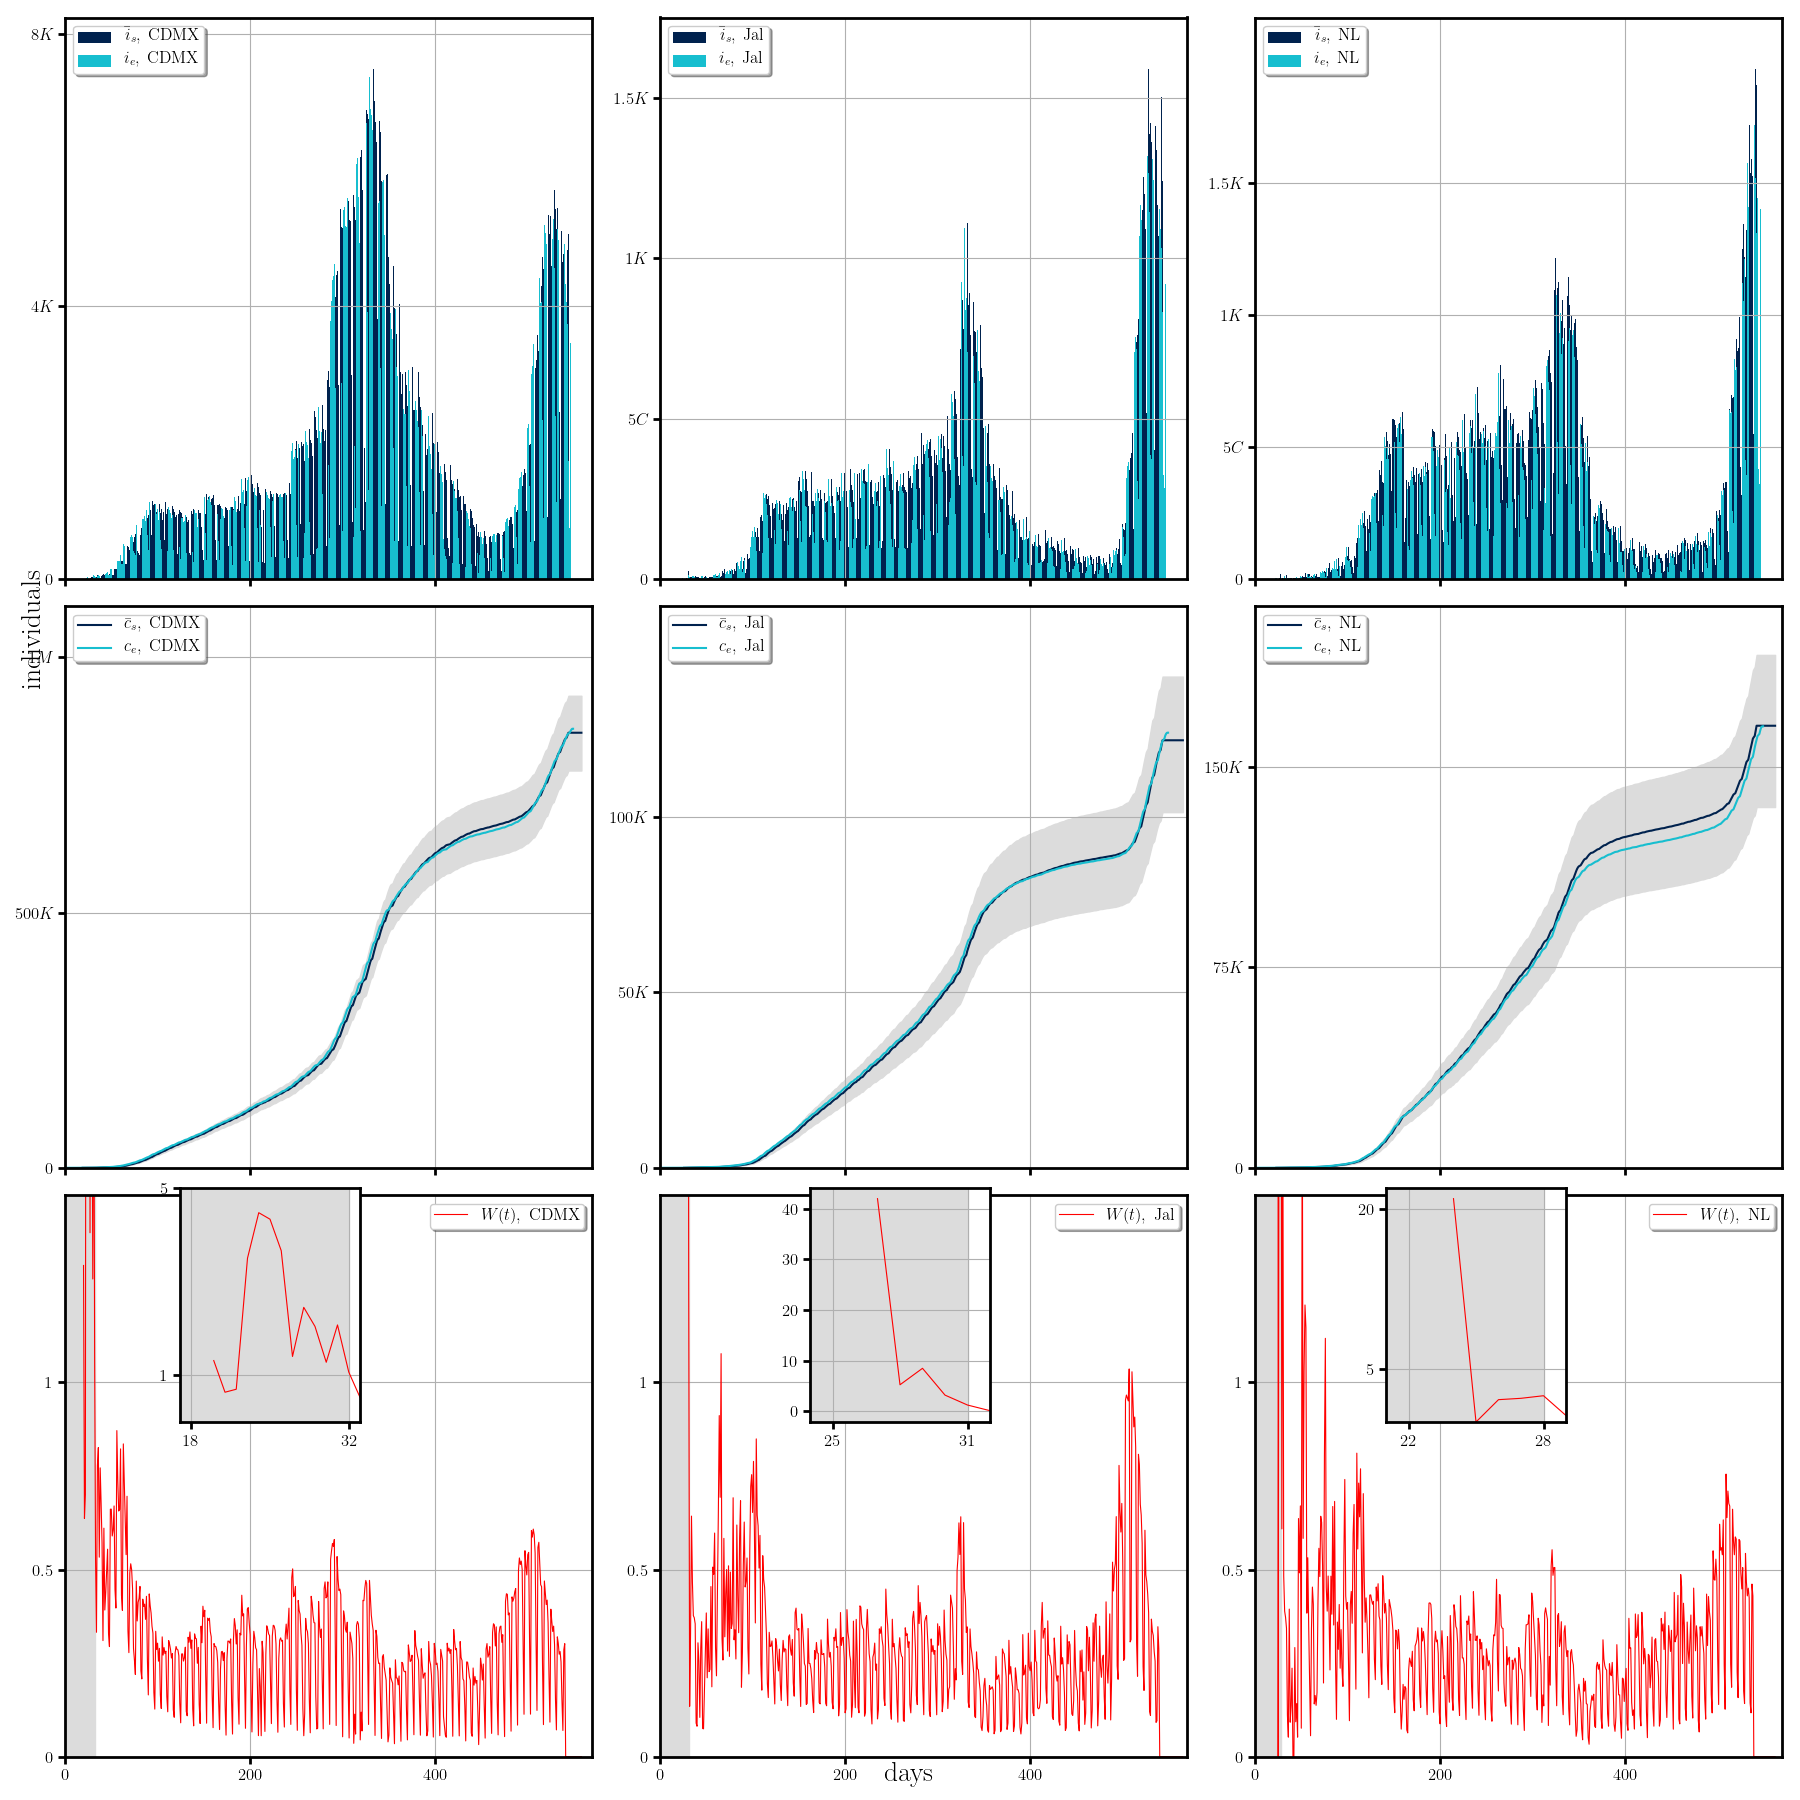

This figure's Python source:
import numpy as np
import matplotlib.pyplot as plt
import pylab
from matplotlib import rc
import matplotlib.colors as mcolors
import matplotlib.cm as cm

cdmx=np.loadtxt('datas20_08_21/cdmx.dat')
jal=np.loadtxt('datas20_08_21/jal.dat')
nl=np.loadtxt('datas20_08_21/nl.dat')

edmx = np.loadtxt('datas20_08_21/edmx.dat')
mich = np.loadtxt('datas20_08_21/mich.dat')
chis = np.loadtxt('datas20_08_21/chis.dat')

camp = np.loadtxt('datas20_08_21/camp.dat')
nay = np.loadtxt('datas20_08_21/nay.dat')
oax = np.loadtxt('datas20_08_21/oax.dat')


cdmxp1=np.loadtxt('datas/cdmx/fort.15') # av incidence cumm max and min
cdmxp2=np.loadtxt('datas/cdmx/fort.16') # R(t)
cdmxp3=np.loadtxt('datas/cdmx/fort.105') #quartils

jalp1=np.loadtxt('datas/jal/fort.15')
jalp2=np.loadtxt('datas/jal/fort.16')
jalp3=np.loadtxt('datas/jal/fort.105')

nlp1=np.loadtxt('datas/nl/fort.15')
nlp2=np.loadtxt('datas/nl/fort.16')
nlp3=np.loadtxt('datas/nl/fort.105')

edmxp1=np.loadtxt('datas/edmx/fort.15') # av incidence cumm max and min
edmxp2=np.loadtxt('datas/edmx/fort.16') # R(t)
edmxp3=np.loadtxt('datas/edmx/fort.105') #quartils

michp1=np.loadtxt('datas/mich/fort.15')
michp2=np.loadtxt('datas/mich/fort.16')
michp3=np.loadtxt('datas/mich/fort.105')

chisp1=np.loadtxt('datas/chis/fort.15')
chisp2=np.loadtxt('datas/chis/fort.16')
chisp3=np.loadtxt('datas/chis/fort.105')


campp1=np.loadtxt('datas/camp/fort.15') # av incidence cumm max and min
campp2=np.loadtxt('datas/camp/fort.16') # R(t)
campp3=np.loadtxt('datas/camp/fort.105') #quartils

nayp1=np.loadtxt('datas/nay/fort.15')
nayp2=np.loadtxt('datas/nay/fort.16')
nayp3=np.loadtxt('datas/nay/fort.105')

oaxp1=np.loadtxt('datas/oax/fort.15')
oaxp2=np.loadtxt('datas/oax/fort.16')
oaxp3=np.loadtxt('datas/oax/fort.105')



shcdmx=18
cdmxtot=len(cdmx[:,0])
cdmxtotp=len(cdmxp1[:,0])
cdmxcum = np.zeros(shape=(cdmxtot,1))
cdmxcump = np.zeros(shape=(cdmxtotp,1))
cdmxcum[0] = cdmx[0,1]
cdmxcump[0] = cdmxp1[0,1]
for j in range(0,cdmxtot-1):
    cdmxcum[j+1] += cdmxcum[j] + cdmx[j+1,1]
for j in range(0,cdmxtotp-1):
    cdmxcump[j+1] += cdmxcump[j] + cdmxp1[j+1,1]


shjal=25
jaltot=len(jal[:,0])
jaltotp=len(jalp1[:,0])
jalcum = np.zeros(shape=(jaltot,1))
jalcump = np.zeros(shape=(jaltotp,1))
jalcum[0] = jal[0,1]
jalcump[0] = jalp1[0,1]
for j in range(0,jaltot-1):
    jalcum[j+1] += jalcum[j] + jal[j+1,1]
for j in range(0,jaltotp-1):
    jalcump[j+1] += jalcump[j] + jalp1[j+1,1]

shnl=22
nltot=len(nl[:,0])
nltotp=len(nlp1[:,0])
nlcum = np.zeros(shape=(nltot,1))
nlcump = np.zeros(shape=(nltotp,1))
nlcum[0] = nl[0,1]
nlcump[0] = nlp1[0,1]
for j in range(0,nltot-1):
    nlcum[j+1] += nlcum[j] + nl[j+1,1]
for j in range(0,nltotp-1):
    nlcump[j+1] += nlcump[j] + nlp1[j+1,1]


shedmx=20
edmxtot=len(edmx[:,0])
edmxtotp=len(edmxp1[:,0])
edmxcum = np.zeros(shape=(edmxtot,1))
edmxcump = np.zeros(shape=(edmxtotp,1))
edmxcum[0] = edmx[0,1]
edmxcump[0] = edmxp1[0,1]
for j in range(0,edmxtot-1):
    edmxcum[j+1] += edmxcum[j] + edmx[j+1,1]
for j in range(0,edmxtotp-1):
    edmxcump[j+1] += edmxcump[j] + edmxp1[j+1,1]

shmich=35
michtot=len(mich[:,0])
michtotp=len(michp1[:,0])
michcum = np.zeros(shape=(michtot,1))
michcump = np.zeros(shape=(michtotp,1))
michcum[0] = mich[0,1]
michcump[0] = michp1[0,1]
for j in range(0,michtot-1):
    michcum[j+1] += michcum[j] + mich[j+1,1]
for j in range(0,michtotp-1):
    michcump[j+1] += michcump[j] + michp1[j+1,1]

shchis=39
chistot=len(chis[:,0])
chistotp=len(chisp1[:,0])
chiscum = np.zeros(shape=(chistot,1))
chiscump = np.zeros(shape=(chistotp,1))
chiscum[0] = chis[0,1]
chiscump[0] = chisp1[0,1]
for j in range(0,chistot-1):
    chiscum[j+1] += chiscum[j] + chis[j+1,1]
for j in range(0,chistotp-1):
    chiscump[j+1] += chiscump[j] + chisp1[j+1,1]


shcamp=48
camptot=len(camp[:,0])
camptotp=len(campp1[:,0])
campcum = np.zeros(shape=(camptot,1))
campcump = np.zeros(shape=(camptotp,1))
campcum[0] = camp[0,1]
campcump[0] = campp1[0,1]
for j in range(0,camptot-1):
    campcum[j+1] += campcum[j] + camp[j+1,1]
for j in range(0,camptotp-1):
    campcump[j+1] += campcump[j] + campp1[j+1,1]

shnay=46
naytot=len(nay[:,0])
naytotp=len(nayp1[:,0])
naycum = np.zeros(shape=(naytot,1))
naycump = np.zeros(shape=(naytotp,1))
naycum[0] = nay[0,1]
naycump[0] = nayp1[0,1]
for j in range(0,naytot-1):
    naycum[j+1] += naycum[j] + nay[j+1,1]
for j in range(0,naytotp-1):
    naycump[j+1] += naycump[j] + nayp1[j+1,1]

shoax=35
oaxtot=len(oax[:,0])
oaxtotp=len(oaxp1[:,0])
oaxcum = np.zeros(shape=(oaxtot,1))
oaxcump = np.zeros(shape=(oaxtotp,1))
oaxcum[0] = oax[0,1]
oaxcump[0] = oaxp1[0,1]
for j in range(0,oaxtot-1):
    oaxcum[j+1] += oaxcum[j] + oax[j+1,1]
for j in range(0,oaxtotp-1):
    oaxcump[j+1] += oaxcump[j] + oaxp1[j+1,1]


#Fourier transform shift
swcdmx=14
swjal=6
swnl=6 #7
swedmx=16 #17
swmich=5
swchis=9 #10
swcamp=0
swnay=0
swoax=10

plt.rcParams['axes.linewidth'] = 2.0
plt.rcParams['xtick.major.width'] = 2.0
plt.rcParams['ytick.major.width'] = 2.0
plt.rcParams['xtick.major.size'] = 5
plt.rcParams['ytick.major.size'] = 5
rc('font', **{'family': 'sans-serif', 'serif': ['Computer Modern']})
rc('text', usetex=True)

# Choose a colormap
colormap2 = cm.cividis
mus2 = [1,2,3,4,5,6,7,8,9,10]
colorparams2 = mus2
normalize2 = mcolors.Normalize(vmin=np.min(colorparams2), vmax=np.max(colorparams2))

colormap = cm.viridis
mus = [1,2,3,4]
colorparams = mus
normalize = mcolors.Normalize(vmin=np.min(colorparams), vmax=np.max(colorparams))

colormap3 = cm.tab10
mus3 = [1,2,3,4,5,6,7,8,9,10]
colorparams3 = mus3
normalize3 = mcolors.Normalize(vmin=np.min(colorparams3), vmax=np.max(colorparams3))

x=[0,200,400]

fig, ((ax1,ax2,ax3),(ax4,ax5,ax6),(ax7,ax8,ax9)) = plt.subplots(nrows=3, ncols=3, sharex=False, sharey=False, figsize=(18, 18))
fig.text(0.505, 0.01, r'$\mathrm{days}$', ha='center',fontsize=(20))
fig.text(0.01, 0.65, r'$\mathrm{individuals}$', va='center', rotation='vertical',fontsize=(20))
plt.subplots_adjust(left=0.1, right=0.95,top=0.95, bottom=0.13)
#

ax1.bar(cdmxp1[:,0]+shcdmx,cdmxp1[:,1],color = colormap2(normalize2(1)),label=r'$\bar{i}_s,\; \mathrm{CDMX}$', width=1)
ax1.bar(cdmx[:,0],cdmx[:,1],color = colormap3(normalize3(10)),label=r'$i_e,\; \mathrm{CDMX}$', width=0.6)
ax1.legend(borderpad=0.25, shadow = True, loc='upper left', ncol=1,fontsize=(12))
ax1.tick_params(labelsize='12',labeltop=False, labelright=False, labelbottom=False)
ax1.set_ylim(top = max(cdmxp1[:,1]) + max(cdmxp1[:,1])/10 , bottom = 0)
ax1.set_xlim(right = 570 , left = 0)
ax1.set_xticks(x)
ax1.set_yticklabels([r'$0$',r'$4K$',r'$8K$'])
ax1.set_yticks([0,4000,8000])
ax1.grid(True)

ax2.bar(jalp1[:,0]+shjal,jalp1[:,1],color = colormap2(normalize2(1)),label=r'$\bar{i}_s,\; \mathrm{Jal}$', width=1)
ax2.bar(jal[:,0],jal[:,1],color = colormap3(normalize3(10)),label=r'$i_e,\; \mathrm{Jal}$', width=0.6)
ax2.tick_params(labelsize='12',labeltop=False, labelright=False, labelbottom=False)
ax2.legend(borderpad=0.25, shadow = True, loc='upper left', ncol=1,fontsize=(12))
ax2.set_ylim(top = max(jalp1[:,1]) + max(jalp1[:,1])/10 , bottom = 0)
ax2.set_xlim(right = 570 , left = 0)
ax2.set_xticks(x)
ax2.set_yticklabels([r'$0$',r'$5C$',r'$1K$',r'$1.5K$'])
ax2.set_yticks([0,500,1000,1500])
ax2.grid(True)

ax3.bar(nlp1[:,0]+shnl,nlp1[:,1],color = colormap2(normalize2(1)),label=r'$\bar{i}_s,\; \mathrm{NL}$', width=1)
ax3.bar(nl[:,0],nl[:,1],color = colormap3(normalize3(10)),label=r'$i_e,\; \mathrm{NL}$', width=0.6)
ax3.tick_params(labelsize='12',labeltop=False, labelright=False, labelbottom=False)
ax3.legend(borderpad=0.25, shadow = True, loc='upper left', ncol=1,fontsize=(12))
ax3.set_ylim(top = max(nlp1[:,1]) + max(nlp1[:,1])/10 , bottom = 0)
ax3.set_xlim(right = 570 , left = 0)
ax3.set_xticks(x)
ax3.set_yticklabels([r'$0$',r'$5C$',r'$1K$',r'$1.5K$'])
ax3.set_yticks([0,500,1000, 1500])
ax3.grid(True)

#####################

ax4.fill_between(cdmxp3[:,0]+shcdmx, cdmxp3[:,1],cdmxp3[:,2],color='gainsboro')
ax4.plot(cdmxp1[:,0]+shcdmx, cdmxcump[:,0],color = colormap2(normalize2(1)),label=r'$\bar{c}_s,\; \mathrm{CDMX}$', linewidth=1.5)
ax4.plot(cdmx[:,0],cdmxcum[:,0],color =colormap3(normalize3(10)),label=r'$c_e,\; \mathrm{CDMX}$', linewidth=1.5)
ax4.tick_params(labelsize='12',labeltop=False, labelright=False, labelbottom=False)
ax4.set_xlim(right = 570 , left = 0)
ax4.set_xticks(x)
ax4.set_ylim(top = 1100000, bottom = 0)
ax4.set_yticklabels([r'$0$',r'$500K$',r'$1M$'])
ax4.set_yticks([0,500000,1000000,])
ax4.legend(borderpad=0.25, shadow = True, loc='upper left', ncol=1,fontsize=(12))
ax4.grid(True)

#
ax5.fill_between(jalp3[:,0]+shjal, jalp3[:,1],jalp3[:,2],color='gainsboro', alpha=1)
ax5.plot(jalp1[:,0]+shjal,jalcump[:,0],color = colormap2(normalize2(1)),label=r'$\bar{c}_s,\; \mathrm{Jal}$', linewidth=1.5)
ax5.plot(jal[:,0],jalcum[:,0],color =colormap3(normalize3(10)),label=r'$c_e,\; \mathrm{Jal}$', linewidth=1.5)
ax5.tick_params(labelsize='12',labeltop=False, labelright=False, labelbottom=False)
ax5.set_xlim(right = 570 , left = 0)
ax5.set_xticks(x)
ax5.set_ylim(top = 160000, bottom = 0)
ax5.set_yticklabels([r'$0$',r'$50K$',r'$100K$'])
ax5.set_yticks([0,50000,100000])
ax5.legend(borderpad=0.25, shadow = True, loc='upper left', ncol=1,fontsize=(12))
ax5.grid(True)


#
ax6.fill_between(nlp3[:,0]+shnl, nlp3[:,1],nlp3[:,2],color='gainsboro')
ax6.plot(nlp1[:,0]+shnl,nlcump[:,0],color = colormap2(normalize2(1)),label=r'$\bar{c}_s,\; \mathrm{NL}$', linewidth=1.5)
ax6.plot(nl[:,0],nlcum[:,0],color =colormap3(normalize3(10)),label=r'$c_e,\; \mathrm{NL}$', linewidth=1.5)
ax6.tick_params(labelsize='12',labeltop=False, labelright=False, labelbottom=False)
ax6.set_xlim(right = 570 , left = 0)
ax6.set_xticks(x)
ax6.set_ylim(top = 210000, bottom = 0)
ax6.set_yticklabels([r'$0$',r'$75K$',r'$150K$'])
ax6.set_yticks([0,75000,150000])
ax6.legend(borderpad=0.25, shadow = True, loc='upper left', ncol=1,fontsize=(12))
ax6.grid(True)


############################################################################
#
ax7.plot(cdmxp2[:,0]+shcdmx,cdmxp2[:,1],color = 'r', label=r'$W(t),\; \mathrm{CDMX}$',linewidth=0.8)
ax7.axvspan(0,shcdmx + swcdmx,color='gainsboro')
ax7.tick_params(labelsize='12',labeltop=False, labelright=False, labelbottom=True)
ax7.legend(borderpad=0.25, shadow = True, loc='upper right', ncol=1,fontsize=(12))
ax7.set_yticklabels([r'$0$',r'$0.5$',r'$1$'])
ax7.set_ylim(bottom = 0 , top = 1.5)
ax7.set_yticks([0,0.5,1])
ax7.set_xlim(right = 570 , left = 0)
ax7.set_xticks(x)
ax7.grid(True)
left, bottom, width, height = [0.1, 0.21, 0.1, 0.13]
ax7s = fig.add_axes([left, bottom, width, height])
ax7s.plot(cdmxp2[:,0]+shcdmx,cdmxp2[:,1],color = 'r', label=r'$W(t),\; \mathrm{CDMX}$',linewidth=0.8)
ax7s.set_ylim(top = 5 , bottom = 0)
y2s=[1,5]
ax7s.set_yticks(y2s)
ax7s.set_xlim(right = shcdmx + swcdmx + 1, left = shcdmx-1)
ax7s.set_xticks([shcdmx,shcdmx + swcdmx])
ax7s.axvspan(0,shcdmx + swcdmx,color='gainsboro')
ax7s.tick_params(labelsize='12',labeltop=False, labelright=False, labelbottom=True)
ax7s.grid(True)

#####################
#
ax8.plot(jalp2[:,0]+shjal,jalp2[:,1],color = 'r', label=r'$W(t),\; \mathrm{Jal}$', linewidth=0.8)
ax8.axvspan(0,shjal + swjal,color='gainsboro')
ax8.tick_params(labelsize='12',labeltop=False, labelright=False, labelbottom=True)
ax8.legend(borderpad=0.25, shadow = True, loc='upper right', ncol=1,fontsize=(12))
ax8.set_yticklabels([r'$0$',r'$0.5$',r'$1$'])
ax8.set_ylim(bottom = 0 , top = 1.5)
ax8.set_yticks([0,0.5,1])
ax8.set_xlim(right = 570 , left = 0)
ax8.set_xticks(x)
ax8.grid(True)
left, bottom, width, height = [0.45, 0.21, 0.1, 0.13]
ax8s = fig.add_axes([left, bottom, width, height])
ax8s.plot(jalp2[:,0]+shjal,jalp2[:,1],color = 'r', label=r'$W(t),\; \mathrm{Jal}$', linewidth=0.8)
ax8s.set_xlim(right = shjal + swjal + 1 , left = shjal-1)
ax8s.set_xticks([shjal,shjal + swjal])
ax8s.axvspan(0,shjal + swjal,color='gainsboro')
ax8s.tick_params(labelsize='12',labeltop=False, labelright=False, labelbottom=True)
ax8s.grid(True)

#####################
#
ax9.plot(nlp2[:,0]+shnl,nlp2[:,1],color = 'r', label=r'$W(t),\; \mathrm{NL}$', linewidth=0.8)
ax9.axvspan(0,shnl + swnl,color='gainsboro')
ax9.tick_params(labelsize='12',labeltop=False, labelright=False, labelbottom=True)
ax9.legend(borderpad=0.25, shadow = True, loc='upper right', ncol=1,fontsize=(12))
ax9.set_yticklabels([r'$0$',r'$0.5$',r'$1$'])
ax9.set_ylim(bottom = 0 , top = 1.5)
ax9.set_yticks([0,0.5,1])
ax9.set_xlim(right = 570 , left = 0)
ax9.set_xticks(x)
ax9.grid(True)
left, bottom, width, height = [0.77, 0.21, 0.1, 0.13]
ax9s = fig.add_axes([left, bottom, width, height])
ax9s.plot(nlp2[:,0]+shnl,nlp2[:,1],color = 'r', label=r'$W(t),\; \mathrm{NL}$', linewidth=0.8)
ax9s.set_ylim(top = 22 , bottom = 0)
y9s=[5,20]
ax9s.set_yticks(y9s)
ax9s.set_xlim(right = shnl + swnl+1 , left = shnl-1)
ax9s.set_xticks([shnl,shnl + swnl])
ax9s.axvspan(0,shnl + swnl,color='gainsboro')
ax9s.tick_params(labelsize='12',labeltop=False, labelright=False, labelbottom=True)
ax9s.grid(True)


plt.tight_layout()
figure_name = 'fig4a.png'	# name of the figure to be saved
plt.savefig(figure_name)

plt.show()
